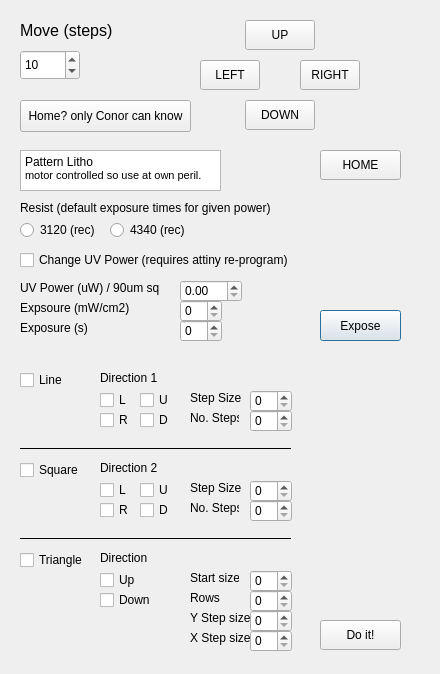
<?xml version="1.0" encoding="UTF-8"?>
<ui version="4.0">
 <class>Dialog_MotorController</class>
 <widget class="QDialog" name="Dialog_MotorController">
  <property name="geometry">
   <rect>
    <x>0</x>
    <y>0</y>
    <width>440</width>
    <height>674</height>
   </rect>
  </property>
  <property name="windowTitle">
   <string>Dialog</string>
  </property>
  <widget class="QPushButton" name="EXPOSE">
   <property name="geometry">
    <rect>
     <x>320</x>
     <y>310</y>
     <width>81</width>
     <height>31</height>
    </rect>
   </property>
   <property name="text">
    <string>Expose</string>
   </property>
  </widget>
  <widget class="QSpinBox" name="MOVE_MOTORS_ARROW_SETTING">
   <property name="geometry">
    <rect>
     <x>20</x>
     <y>50</y>
     <width>60</width>
     <height>30</height>
    </rect>
   </property>
   <property name="maximum">
    <number>1000</number>
   </property>
   <property name="value">
    <number>10</number>
   </property>
  </widget>
  <widget class="QPushButton" name="DOWN">
   <property name="geometry">
    <rect>
     <x>245</x>
     <y>100</y>
     <width>70</width>
     <height>30</height>
    </rect>
   </property>
   <property name="text">
    <string>DOWN</string>
   </property>
   <property name="shortcut">
    <string>Down</string>
   </property>
  </widget>
  <widget class="QPushButton" name="LEFT">
   <property name="geometry">
    <rect>
     <x>200</x>
     <y>60</y>
     <width>60</width>
     <height>30</height>
    </rect>
   </property>
   <property name="text">
    <string>LEFT</string>
   </property>
   <property name="shortcut">
    <string>Left</string>
   </property>
  </widget>
  <widget class="QPushButton" name="UP">
   <property name="geometry">
    <rect>
     <x>245</x>
     <y>20</y>
     <width>70</width>
     <height>30</height>
    </rect>
   </property>
   <property name="text">
    <string>UP</string>
   </property>
   <property name="shortcut">
    <string>Up</string>
   </property>
  </widget>
  <widget class="QPushButton" name="DO_IT">
   <property name="geometry">
    <rect>
     <x>320</x>
     <y>620</y>
     <width>81</width>
     <height>30</height>
    </rect>
   </property>
   <property name="text">
    <string>Do it!</string>
   </property>
  </widget>
  <widget class="QPushButton" name="RIGHT">
   <property name="geometry">
    <rect>
     <x>300</x>
     <y>60</y>
     <width>60</width>
     <height>30</height>
    </rect>
   </property>
   <property name="text">
    <string>RIGHT</string>
   </property>
   <property name="shortcut">
    <string>Right</string>
   </property>
  </widget>
  <widget class="QPushButton" name="HOME">
   <property name="geometry">
    <rect>
     <x>320</x>
     <y>150</y>
     <width>81</width>
     <height>30</height>
    </rect>
   </property>
   <property name="text">
    <string>HOME</string>
   </property>
  </widget>
  <widget class="QPushButton" name="HOME_CONOR">
   <property name="geometry">
    <rect>
     <x>20</x>
     <y>100</y>
     <width>171</width>
     <height>32</height>
    </rect>
   </property>
   <property name="text">
    <string>Home? only Conor can know</string>
   </property>
  </widget>
  <widget class="QCheckBox" name="LINE_PATTERN_CHECK">
   <property name="geometry">
    <rect>
     <x>20</x>
     <y>370</y>
     <width>61</width>
     <height>20</height>
    </rect>
   </property>
   <property name="text">
    <string>Line</string>
   </property>
  </widget>
  <widget class="QCheckBox" name="SQUARE_PATTERN_CHECK">
   <property name="geometry">
    <rect>
     <x>20</x>
     <y>460</y>
     <width>61</width>
     <height>20</height>
    </rect>
   </property>
   <property name="text">
    <string>Square</string>
   </property>
  </widget>
  <widget class="QTextEdit" name="textEdit">
   <property name="geometry">
    <rect>
     <x>20</x>
     <y>150</y>
     <width>201</width>
     <height>41</height>
    </rect>
   </property>
   <property name="html">
    <string>&lt;!DOCTYPE HTML PUBLIC &quot;-//W3C//DTD HTML 4.0//EN&quot; &quot;http://www.w3.org/TR/REC-html40/strict.dtd&quot;&gt;
&lt;html&gt;&lt;head&gt;&lt;meta name=&quot;qrichtext&quot; content=&quot;1&quot; /&gt;&lt;meta charset=&quot;utf-8&quot; /&gt;&lt;style type=&quot;text/css&quot;&gt;
p, li { white-space: pre-wrap; }
&lt;/style&gt;&lt;/head&gt;&lt;body style=&quot; font-family:'Segoe UI'; font-size:9pt; font-weight:400; font-style:normal;&quot;&gt;
&lt;p style=&quot; margin-top:0px; margin-bottom:0px; margin-left:0px; margin-right:0px; -qt-block-indent:0; text-indent:0px;&quot;&gt;Pattern Litho&lt;/p&gt;
&lt;p style=&quot; margin-top:0px; margin-bottom:0px; margin-left:0px; margin-right:0px; -qt-block-indent:0; text-indent:0px;&quot;&gt;&lt;span style=&quot; font-size:8pt;&quot;&gt;motor controlled so use at own peril.&lt;/span&gt;&lt;/p&gt;&lt;/body&gt;&lt;/html&gt;</string>
   </property>
  </widget>
  <widget class="QSpinBox" name="LITHO_TIMER_SECONDS">
   <property name="geometry">
    <rect>
     <x>180</x>
     <y>320</y>
     <width>42</width>
     <height>22</height>
    </rect>
   </property>
   <property name="maximum">
    <number>100000</number>
   </property>
  </widget>
  <widget class="QLabel" name="_LABEL_MOVE_STEPS">
   <property name="geometry">
    <rect>
     <x>20</x>
     <y>15</y>
     <width>121</width>
     <height>31</height>
    </rect>
   </property>
   <property name="font">
    <font>
     <pointsize>12</pointsize>
    </font>
   </property>
   <property name="text">
    <string>Move (steps)</string>
   </property>
  </widget>
  <widget class="QLabel" name="_LABEL_EXPOSURE_DOSE">
   <property name="geometry">
    <rect>
     <x>20</x>
     <y>300</y>
     <width>111</width>
     <height>16</height>
    </rect>
   </property>
   <property name="text">
    <string>Expsoure (mW/cm2)</string>
   </property>
  </widget>
  <widget class="QLabel" name="_LABEL_DIR1_STEP_SIZE">
   <property name="geometry">
    <rect>
     <x>190</x>
     <y>390</y>
     <width>51</width>
     <height>16</height>
    </rect>
   </property>
   <property name="text">
    <string>Step Size:</string>
   </property>
  </widget>
  <widget class="QSpinBox" name="DIR1_STEP_SIZE">
   <property name="geometry">
    <rect>
     <x>250</x>
     <y>390</y>
     <width>42</width>
     <height>22</height>
    </rect>
   </property>
  </widget>
  <widget class="QLabel" name="_LABEL_DIR1_NO_STEPS">
   <property name="geometry">
    <rect>
     <x>190</x>
     <y>410</y>
     <width>49</width>
     <height>16</height>
    </rect>
   </property>
   <property name="text">
    <string>No. Steps:</string>
   </property>
  </widget>
  <widget class="QSpinBox" name="DIR1_NO_STEPS">
   <property name="geometry">
    <rect>
     <x>250</x>
     <y>410</y>
     <width>42</width>
     <height>22</height>
    </rect>
   </property>
  </widget>
  <widget class="QLabel" name="_LABEL_DIR1">
   <property name="geometry">
    <rect>
     <x>100</x>
     <y>370</y>
     <width>151</width>
     <height>16</height>
    </rect>
   </property>
   <property name="text">
    <string>Direction 1</string>
   </property>
  </widget>
  <widget class="QCheckBox" name="DIR1_LEFT">
   <property name="geometry">
    <rect>
     <x>100</x>
     <y>390</y>
     <width>31</width>
     <height>20</height>
    </rect>
   </property>
   <property name="text">
    <string>L</string>
   </property>
  </widget>
  <widget class="QCheckBox" name="DIR1_UP">
   <property name="geometry">
    <rect>
     <x>140</x>
     <y>390</y>
     <width>31</width>
     <height>20</height>
    </rect>
   </property>
   <property name="text">
    <string>U</string>
   </property>
  </widget>
  <widget class="QCheckBox" name="DIR1_RIGHT">
   <property name="geometry">
    <rect>
     <x>100</x>
     <y>410</y>
     <width>31</width>
     <height>20</height>
    </rect>
   </property>
   <property name="text">
    <string>R</string>
   </property>
  </widget>
  <widget class="QCheckBox" name="DIR1_DOWN">
   <property name="geometry">
    <rect>
     <x>140</x>
     <y>410</y>
     <width>31</width>
     <height>20</height>
    </rect>
   </property>
   <property name="text">
    <string>D</string>
   </property>
  </widget>
  <widget class="Line" name="line">
   <property name="geometry">
    <rect>
     <x>20</x>
     <y>440</y>
     <width>271</width>
     <height>16</height>
    </rect>
   </property>
   <property name="frameShadow">
    <enum>QFrame::Plain</enum>
   </property>
   <property name="orientation">
    <enum>Qt::Horizontal</enum>
   </property>
  </widget>
  <widget class="QSpinBox" name="DIR2_NO_STEPS">
   <property name="geometry">
    <rect>
     <x>250</x>
     <y>500</y>
     <width>42</width>
     <height>22</height>
    </rect>
   </property>
  </widget>
  <widget class="QLabel" name="_LABEL_DIR2">
   <property name="geometry">
    <rect>
     <x>100</x>
     <y>460</y>
     <width>151</width>
     <height>16</height>
    </rect>
   </property>
   <property name="text">
    <string>Direction 2</string>
   </property>
  </widget>
  <widget class="QCheckBox" name="DIR2_LEFT">
   <property name="geometry">
    <rect>
     <x>100</x>
     <y>480</y>
     <width>31</width>
     <height>20</height>
    </rect>
   </property>
   <property name="text">
    <string>L</string>
   </property>
  </widget>
  <widget class="QCheckBox" name="DIR2_UP">
   <property name="geometry">
    <rect>
     <x>140</x>
     <y>480</y>
     <width>31</width>
     <height>20</height>
    </rect>
   </property>
   <property name="text">
    <string>U</string>
   </property>
  </widget>
  <widget class="QCheckBox" name="DIR2_DOWN">
   <property name="geometry">
    <rect>
     <x>140</x>
     <y>500</y>
     <width>31</width>
     <height>20</height>
    </rect>
   </property>
   <property name="text">
    <string>D</string>
   </property>
  </widget>
  <widget class="QCheckBox" name="DIR2_RIGHT">
   <property name="geometry">
    <rect>
     <x>100</x>
     <y>500</y>
     <width>31</width>
     <height>20</height>
    </rect>
   </property>
   <property name="text">
    <string>R</string>
   </property>
  </widget>
  <widget class="QSpinBox" name="DIR2_STEP_SIZE">
   <property name="geometry">
    <rect>
     <x>250</x>
     <y>480</y>
     <width>42</width>
     <height>22</height>
    </rect>
   </property>
  </widget>
  <widget class="QLabel" name="_LABEL_DIR2_STEP_SIZE">
   <property name="geometry">
    <rect>
     <x>190</x>
     <y>480</y>
     <width>51</width>
     <height>16</height>
    </rect>
   </property>
   <property name="text">
    <string>Step Size:</string>
   </property>
  </widget>
  <widget class="QLabel" name="_LABEL_DIR2_NO_STEPS">
   <property name="geometry">
    <rect>
     <x>190</x>
     <y>500</y>
     <width>49</width>
     <height>16</height>
    </rect>
   </property>
   <property name="text">
    <string>No. Steps:</string>
   </property>
  </widget>
  <widget class="Line" name="line_2">
   <property name="geometry">
    <rect>
     <x>20</x>
     <y>530</y>
     <width>271</width>
     <height>16</height>
    </rect>
   </property>
   <property name="frameShadow">
    <enum>QFrame::Plain</enum>
   </property>
   <property name="orientation">
    <enum>Qt::Horizontal</enum>
   </property>
  </widget>
  <widget class="QCheckBox" name="TRIANGLE_PATTERN_CHECK">
   <property name="geometry">
    <rect>
     <x>20</x>
     <y>550</y>
     <width>76</width>
     <height>20</height>
    </rect>
   </property>
   <property name="text">
    <string>Triangle</string>
   </property>
  </widget>
  <widget class="QSpinBox" name="TRIANGLE_START_SIZE">
   <property name="geometry">
    <rect>
     <x>250</x>
     <y>570</y>
     <width>42</width>
     <height>22</height>
    </rect>
   </property>
   <property name="maximum">
    <number>50</number>
   </property>
  </widget>
  <widget class="QLabel" name="label">
   <property name="geometry">
    <rect>
     <x>190</x>
     <y>570</y>
     <width>49</width>
     <height>16</height>
    </rect>
   </property>
   <property name="text">
    <string>Start size</string>
   </property>
  </widget>
  <widget class="QLabel" name="label_2">
   <property name="geometry">
    <rect>
     <x>190</x>
     <y>590</y>
     <width>41</width>
     <height>16</height>
    </rect>
   </property>
   <property name="text">
    <string>Rows</string>
   </property>
  </widget>
  <widget class="QSpinBox" name="TRIANGLE_ROWS">
   <property name="geometry">
    <rect>
     <x>250</x>
     <y>590</y>
     <width>42</width>
     <height>22</height>
    </rect>
   </property>
   <property name="maximum">
    <number>50</number>
   </property>
  </widget>
  <widget class="QLabel" name="label_3">
   <property name="geometry">
    <rect>
     <x>100</x>
     <y>550</y>
     <width>71</width>
     <height>16</height>
    </rect>
   </property>
   <property name="text">
    <string>Direction</string>
   </property>
  </widget>
  <widget class="QCheckBox" name="TRIANGLE_UP">
   <property name="geometry">
    <rect>
     <x>100</x>
     <y>570</y>
     <width>61</width>
     <height>20</height>
    </rect>
   </property>
   <property name="text">
    <string>Up </string>
   </property>
  </widget>
  <widget class="QCheckBox" name="TRIANGLE_DOWN">
   <property name="geometry">
    <rect>
     <x>100</x>
     <y>590</y>
     <width>61</width>
     <height>20</height>
    </rect>
   </property>
   <property name="text">
    <string>Down</string>
   </property>
  </widget>
  <widget class="QLabel" name="label_4">
   <property name="geometry">
    <rect>
     <x>190</x>
     <y>610</y>
     <width>61</width>
     <height>16</height>
    </rect>
   </property>
   <property name="text">
    <string>Y Step size</string>
   </property>
  </widget>
  <widget class="QLabel" name="label_5">
   <property name="geometry">
    <rect>
     <x>190</x>
     <y>630</y>
     <width>61</width>
     <height>16</height>
    </rect>
   </property>
   <property name="text">
    <string>X Step size</string>
   </property>
  </widget>
  <widget class="QSpinBox" name="TRIANGLE_Y_STEPS">
   <property name="geometry">
    <rect>
     <x>250</x>
     <y>610</y>
     <width>42</width>
     <height>22</height>
    </rect>
   </property>
   <property name="maximum">
    <number>200</number>
   </property>
  </widget>
  <widget class="QSpinBox" name="TRIANGLE_X_STEPS">
   <property name="geometry">
    <rect>
     <x>250</x>
     <y>630</y>
     <width>42</width>
     <height>22</height>
    </rect>
   </property>
   <property name="maximum">
    <number>200</number>
   </property>
  </widget>
  <widget class="QRadioButton" name="RADIO_3120">
   <property name="geometry">
    <rect>
     <x>20</x>
     <y>220</y>
     <width>89</width>
     <height>20</height>
    </rect>
   </property>
   <property name="text">
    <string>3120 (rec)</string>
   </property>
  </widget>
  <widget class="QRadioButton" name="RADIO_4340">
   <property name="geometry">
    <rect>
     <x>110</x>
     <y>220</y>
     <width>89</width>
     <height>20</height>
    </rect>
   </property>
   <property name="text">
    <string>4340 (rec)</string>
   </property>
  </widget>
  <widget class="QLabel" name="label_6">
   <property name="geometry">
    <rect>
     <x>20</x>
     <y>200</y>
     <width>261</width>
     <height>16</height>
    </rect>
   </property>
   <property name="text">
    <string>Resist (default exposure times for given power)</string>
   </property>
  </widget>
  <widget class="QLabel" name="_LABEL_EXPOSE_SEC">
   <property name="geometry">
    <rect>
     <x>20</x>
     <y>320</y>
     <width>81</width>
     <height>16</height>
    </rect>
   </property>
   <property name="text">
    <string>Exposure (s)</string>
   </property>
  </widget>
  <widget class="QSpinBox" name="LITHO_DOSE">
   <property name="geometry">
    <rect>
     <x>180</x>
     <y>300</y>
     <width>42</width>
     <height>22</height>
    </rect>
   </property>
   <property name="maximum">
    <number>100000</number>
   </property>
  </widget>
  <widget class="QLabel" name="_LABEL_UV_POWER">
   <property name="geometry">
    <rect>
     <x>20</x>
     <y>280</y>
     <width>161</width>
     <height>16</height>
    </rect>
   </property>
   <property name="text">
    <string>UV Power (uW) / 90um sq</string>
   </property>
  </widget>
  <widget class="QCheckBox" name="LITHO_POWER_CHANGE_CHECKBOX">
   <property name="geometry">
    <rect>
     <x>20</x>
     <y>250</y>
     <width>271</width>
     <height>20</height>
    </rect>
   </property>
   <property name="text">
    <string>Change UV Power (requires attiny re-program)</string>
   </property>
  </widget>
  <widget class="QDoubleSpinBox" name="LITHO_UV_POWER">
   <property name="geometry">
    <rect>
     <x>180</x>
     <y>280</y>
     <width>62</width>
     <height>22</height>
    </rect>
   </property>
   <property name="maximum">
    <double>10000.000000000000000</double>
   </property>
  </widget>
 </widget>
 <resources/>
 <connections/>
</ui>
